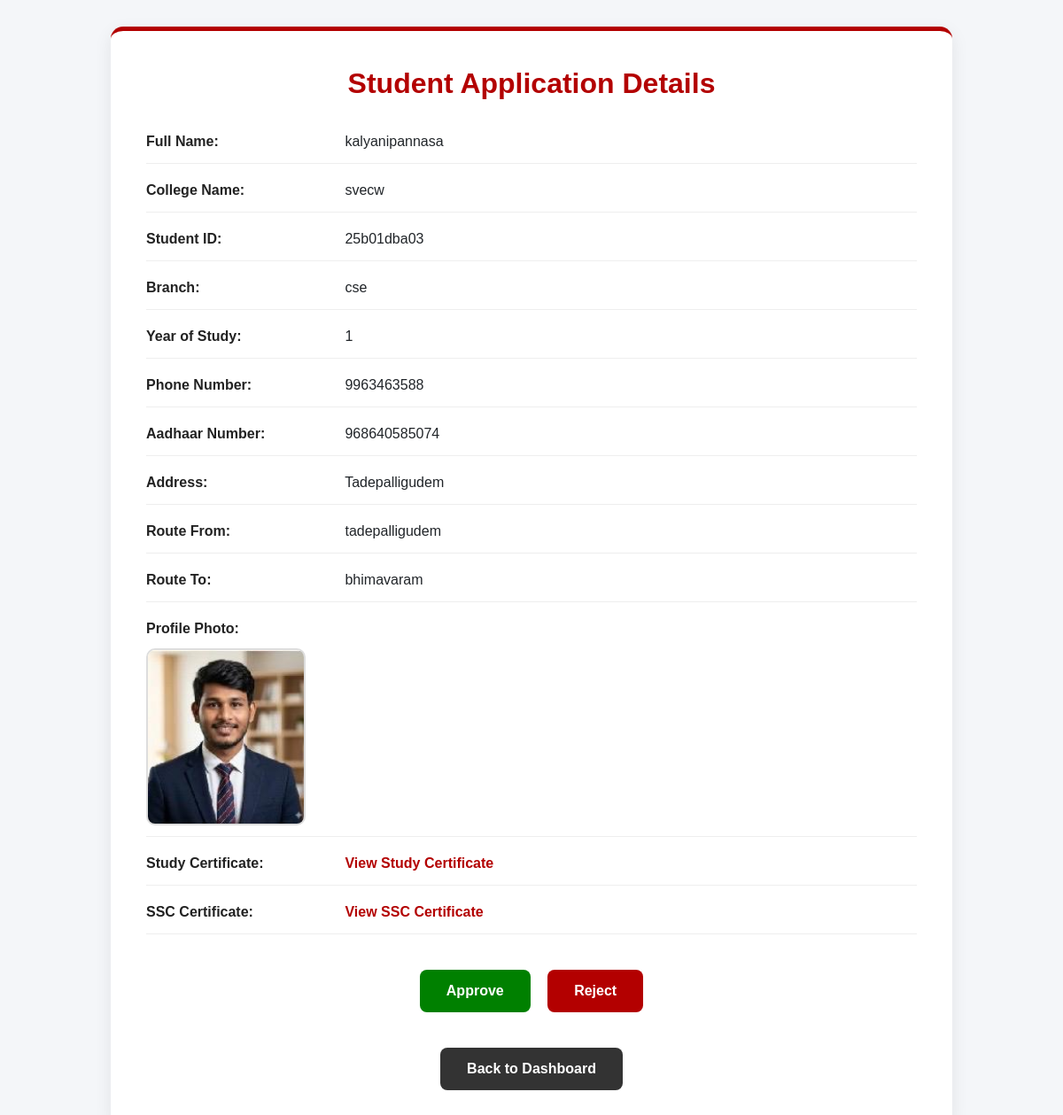
/view-application/1/, run on the app's committed database.
### students/models.py (models this page shows, shortened)
class BusPass(models.Model):
    STATUS_CHOICES = (
        ('pending', 'Pending'),
        ('approved', 'Approved'),
        ('rejected', 'Rejected'),
        ('expired', 'Expired'),
    )
    student = models.ForeignKey(
        StudentProfile,
        on_delete=models.CASCADE
    )
    pass_number = models.CharField(
        max_length=50,
        unique=True
    )
    start_date = models.DateField()
    end_date = models.DateField()
    amount = models.DecimalField(
        max_digits=10,
        decimal_places=2
    )
    qr_code = models.ImageField(
        upload_to='qr_codes/',
        blank=True,
        null=True
    )
    approval_id = models.CharField(
        max_length=50,
        unique=True,
        blank=True,
        null=True
    )
    payment_status = models.CharField(
        max_length=20,
        default='pending'
    )
    final_pass_generated = models.BooleanField(
        default=False
    )
    renewal_requested = models.BooleanField(
        default=False
    )
    pass_pdf = models.FileField(
        upload_to='bus_pass_pdfs/',
        blank=True,
        null=True
    )
    status = models.CharField(
        max_length=20,
        choices=STATUS_CHOICES,
        default='pending'
    )
    created_at = models.DateTimeField(
        auto_now_add=True
    )

class StudentProfile(models.Model):
    user = models.OneToOneField(
        CustomUser,
        on_delete=models.CASCADE
    )
    full_name = models.CharField(max_length=150)
    phone_number = models.CharField(
        max_length=15,
        blank=True,
        null=True
    )
    aadhaar_number = models.CharField(
        max_length=20,
        unique=True,
        blank=True,
        null=True
    )
    gender = models.CharField(
        max_length=20,
        blank=True,
        null=True
    )
    age = models.IntegerField(
        blank=True,
        null=True
    )
    address = models.TextField()
    postal_code = models.CharField(
        max_length=10,
        blank=True,
        null=True
    )
    route_from = models.CharField(max_length=100)
    route_to = models.CharField(max_length=100)
    college_name = models.CharField(max_length=200)
    branch = models.CharField(
        max_length=100,
        blank=True,
        null=True
    )
    year_of_study = models.IntegerField()
    student_id = models.CharField(
        max_length=50,
        unique=True
    )
    profile_photo = models.ImageField(
        upload_to='student_profiles/',
        blank=True,
        null=True
    )
    study_certificate = models.FileField(
        upload_to='study_certificates/',
        blank=True,
        null=True
    )
    ssc_certificate = models.FileField(
        upload_to='ssc_certificates/',
        blank=True,
        null=True
    )

### accounts/views.py (the view)
def view_application(request, bus_pass_id):
    bus_pass = get_object_or_404(
        BusPass,
        id=bus_pass_id
    )
    return render(
        request,
        'adminpanel/application_details.html',
        {'bus_pass': bus_pass}
    )

### templates/adminpanel/application_details.html (shortened to what this page needs)
<!DOCTYPE html>
<html lang="en">
<head>
    <link href="https://cdn.jsdelivr.net/npm/bootstrap@5.3.3/dist/css/bootstrap.min.css" rel="stylesheet">
</head>
<body>
<div class="container">
    <div class="main-box">
        <h2>Student Application Details</h2>
        <div class="detail-row">
            <strong>Full Name:</strong>
            {{ bus_pass.student.full_name }}
        </div>
        <div class="detail-row">
            <strong>College Name:</strong>
            {{ bus_pass.student.college_name }}
        </div>
        <div class="detail-row">
            <strong>Student ID:</strong>
            {{ bus_pass.student.student_id }}
        </div>
        <div class="detail-row">
            <strong>Branch:</strong>
            {{ bus_pass.student.branch }}
        </div>
        <div class="detail-row">
            <strong>Year of Study:</strong>
            {{ bus_pass.student.year_of_study }}
        </div>
        <div class="detail-row">
            <strong>Phone Number:</strong>
            {{ bus_pass.student.phone_number }}
        </div>
        <div class="detail-row">
            <strong>Aadhaar Number:</strong>
            {{ bus_pass.student.aadhaar_number }}
        </div>
        <div class="detail-row">
            <strong>Address:</strong>
            {{ bus_pass.student.address }}
        </div>
        <div class="detail-row">
            <strong>Route From:</strong>
            {{ bus_pass.student.route_from }}
        </div>
        <div class="detail-row">
            <strong>Route To:</strong>
            {{ bus_pass.student.route_to }}
        </div>
        <div class="detail-row">
            <strong>Profile Photo:</strong><br>
            {% if bus_pass.student.profile_photo %}
                <img
                    src="{{ bus_pass.student.profile_photo.url }}"
                    class="profile-image"
                >
            {% else %}
                No photo uploaded
            {% endif %}
        </div>
        <div class="detail-row">
            <strong>Study Certificate:</strong>
            {% if bus_pass.student.study_certificate %}
                <a
                    href="{{ bus_pass.student.study_certificate.url }}"
                    target="_blank"
                    class="file-link"
                >
                    View Study Certificate
                </a>
            {% else %}
                Not uploaded
            {% endif %}
        </div>
        <div class="detail-row">
            <strong>SSC Certificate:</strong>
            {% if bus_pass.student.ssc_certificate %}
                <a
                    href="{{ bus_pass.student.ssc_certificate.url }}"
                    target="_blank"
                    class="file-link"
                >
                    View SSC Certificate
                </a>
            {% else %}
                Not uploaded
            {% endif %}
        </div>
        <div class="button-section">
            <a
                href="{% url 'approve_application' bus_pass.id %}"
                class="approve-btn"
            >
                Approve
            </a>
            <a
                href="{% url 'reject_application' bus_pass.id %}"
                class="reject-btn"
            >
                Reject
            </a>
        </div>
        <div class="back-section">
            <a
                href="{% url 'admin_dashboard' %}"
                class="back-btn"
            >
                Back to Dashboard
            </a>
        </div>
    </div>
</div>
</body>
</html>

### templates/adminpanel/application_details.html (style rules this page uses)
body { background: #f4f6f9; font-family: Arial, sans-serif; margin: 0; padding: 30px 0; }
.main-box { background: white; padding: 40px; border-radius: 14px; max-width: 950px; margin: auto; box-shadow: 0 6px 20px rgba(0,0,0,0.08); border-top: 5px solid #b30000; }
h2 { color: #b30000; font-weight: bold; text-align: center; margin-bottom: 35px; }
.detail-row { margin-bottom: 18px; font-size: 16px; border-bottom: 1px solid #eee; padding-bottom: 12px; }
.detail-row strong { display: inline-block; width: 220px; color: #222; }
.profile-image { width: 180px; height: 200px; object-fit: cover; border-radius: 10px; border: 2px solid #ddd; margin-top: 10px; }
.file-link { text-decoration: none; color: #b30000; font-weight: 600; }
.button-section { margin-top: 40px; text-align: center; }
.approve-btn { background: green; color: white; padding: 12px 30px; border-radius: 8px; text-decoration: none; font-weight: bold; margin-right: 15px; display: inline-block; }
.reject-btn { background: #b30000; color: white; padding: 12px 30px; border-radius: 8px; text-decoration: none; font-weight: bold; display: inline-block; }
.back-btn { background: #333; color: white; padding: 12px 30px; border-radius: 8px; text-decoration: none; font-weight: bold; display: inline-block; margin-top: 20px; }
.back-section { text-align: center; margin-top: 20px; }

### data on the page
BusPass: student.full_name "kalyanipannasa", student.college_name "svecw", student.student_id "25b01dba03", student.branch "cse", student.year_of_study "1", student.phone_number "9963463588", student.aadhaar_number "968640585074", student.address "Tadepalligudem", student.route_from "tadepalligudem", student.route_to "bhimavaram", student.profile_photo (picture)
